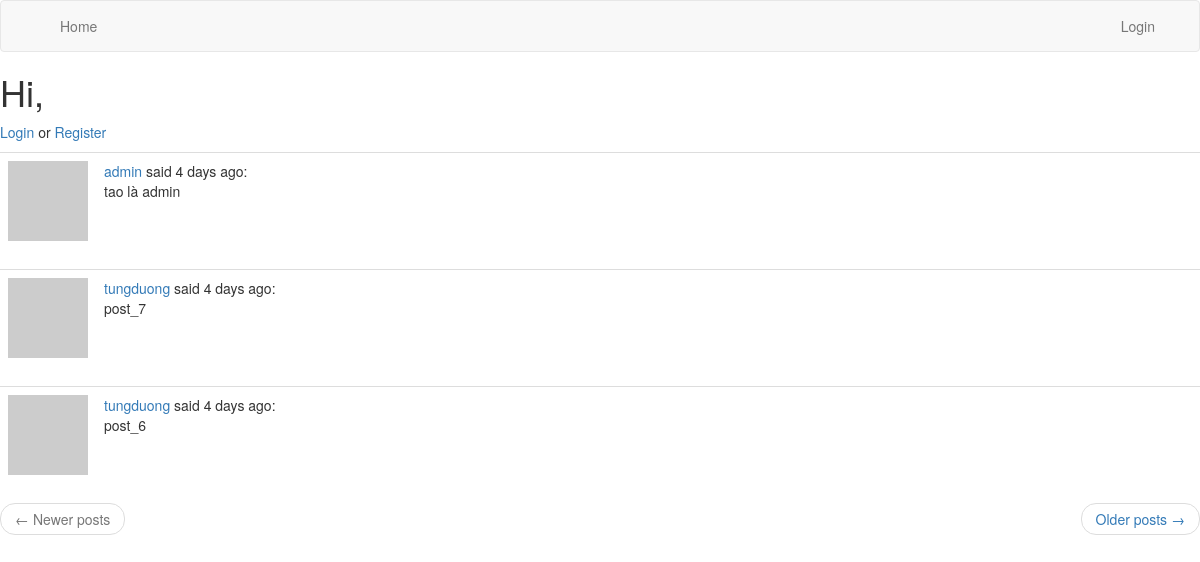
The page /index on the database as committed earlier.
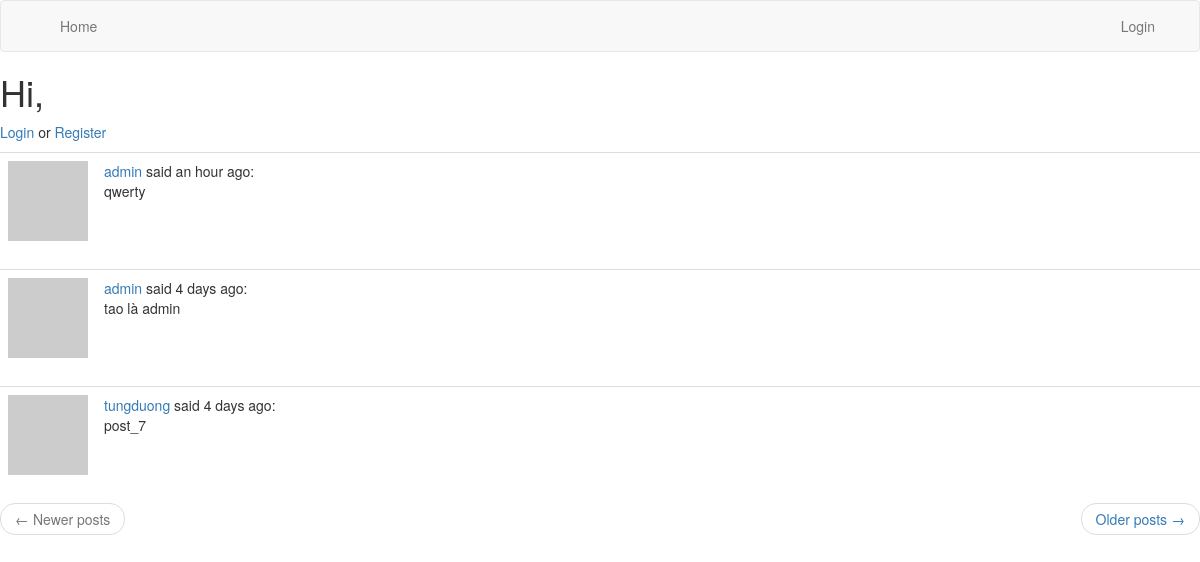
The same page on the database as committed later.
### myblog/models.py (models this page shows, shortened)
class Post(db.Model):
    id = db.Column(db.Integer, primary_key=True)
    body = db.Column(db.String(140))
    timestamp = db.Column(db.DateTime, index=True, default=datetime.utcnow)
    user_id = db.Column(db.Integer, db.ForeignKey('user.id'))

class User(UserMixin, db.Model):
    id = db.Column(db.Integer, primary_key=True)
    username = db.Column(db.String(64), index=True, unique=True)
    email = db.Column(db.String(120), index=True, unique=True)
    password_hash = db.Column(db.String(128))
    posts = db.relationship('Post', backref='author', lazy='dynamic')
    def avatar(self, size):
        digest = md5(self.email.lower().encode('utf-8')).hexdigest()
        return 'https://www.gravatar.com/avatar/{}?d=identicon&s={}'.format(
            digest, size)
    about_me = db.Column(db.String(140))
    last_seen = db.Column(db.DateTime, default=datetime.utcnow)

### myblog/main/routes.py (the view)
@bp.route('/', methods=['GET', 'POST'])
@bp.route('/index', methods=['GET', 'POST'])
def index():
    page = request.args.get('page', 1, type=int)
    posts = Post.query.order_by(Post.timestamp.desc()).paginate(
        page, current_app.config['POSTS_PER_PAGE'], False)
    next_url = url_for('main.index', page=posts.next_num) \
        if posts.has_next else None
    prev_url = url_for('main.index', page=posts.prev_num) \
        if posts.has_prev else None
    return render_template("index.html", title='Home Page', posts=posts.items, next_url=next_url, prev_url=prev_url)

### myblog/main/routes.py (called while the page is built)
@bp.before_app_request
def before_request():
    if current_user.is_authenticated:
        current_user.last_seen = datetime.utcnow()
        db.session.commit()

### myblog/templates/index.html
{% extends "base.html" %}
{% block content %}
    <h1>Hi, {{ current_user.username }}</h1>
    {% if current_user.is_anonymous%}
    <p><a href="{{ url_for('auth.login') }}">Login</a> or
    <a href="{{ url_for('auth.register') }}">Register</a></p>
    {% else %}
    <a href="{{ url_for('posts.create_post') }}">Create Post</a>
    {% endif %}
    {% for post in posts %}
        {% include '_post.html' %}
    {% endfor %}
    <nav aria-label="...">
        <ul class="pager">
            <li class="previous{% if not prev_url %} disabled{% endif %}">
                <a href="{{ prev_url or '#' }}">
                    <span aria-hidden="true">←</span> Newer posts
                </a>
            </li>
            <li class="next{% if not next_url %} disabled{% endif %}">
                <a href="{{ next_url or '#' }}">
                    Older posts <span aria-hidden="true">→</span>
                </a>
            </li>
        </ul>
    </nav>
{% endblock %}

### myblog/templates/_post.html
    <table class="table table-hover">
        <tr>
            <td width="70px">
                <a href="{{ url_for('main.user', username=post.author.username) }}">
                    <img src="{{ post.author.avatar(70) }}" />
                </a>
            </td>
            <td>
                <a href="{{ url_for('main.user', username=post.author.username) }}">
                    {{ post.author.username }}
                </a>
                said {{ moment(post.timestamp).fromNow() }}:
                <br>
                {{ post.body }}
            </td>
        </tr>
    </table>

Rows that differ between the two databases and show on the page:
no longer on this page (row unchanged): Post: author.username "tungduong", timestamp "4 days ago", body "post_6"
added Post: author.username "admin", timestamp "an hour ago", body "qwerty"
